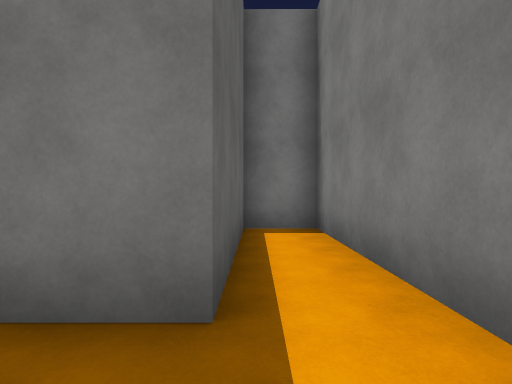
view 1 (above)

13 first-person views from a walk through a Unity game level. The camera is 1.5 m above the floor, looks level and sees 80° across. The floor is counted in squares, 2 m on a side. Each view is taken from the middle of a square. On the plan, view 1 faces up. The plan holds only what a view shows up to about 10 squares ahead; the rest is blank. Surface patterns are stand-ins for the level's own textures.

view 2
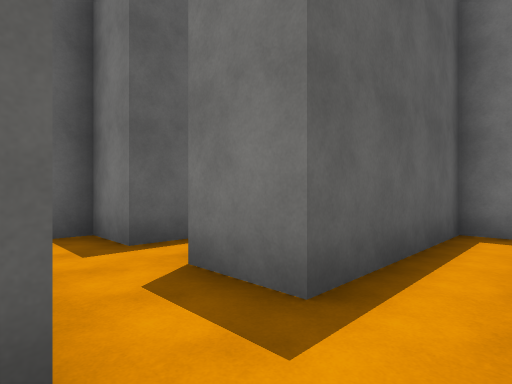

view 3
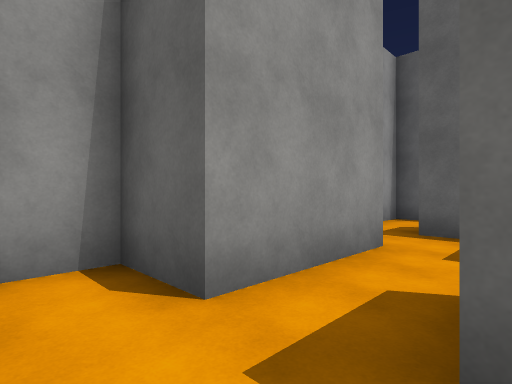

view 4
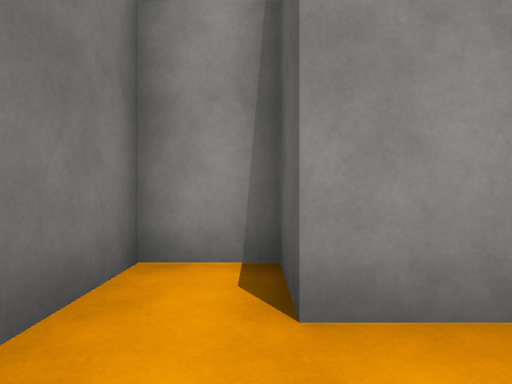

view 5
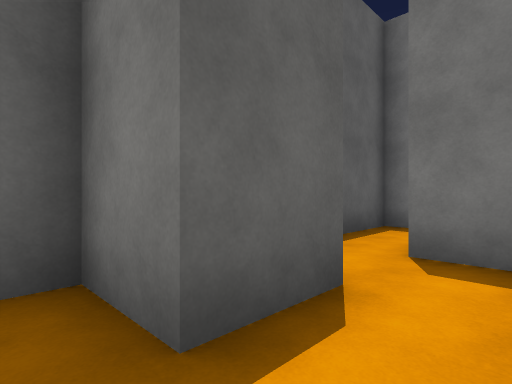

view 6
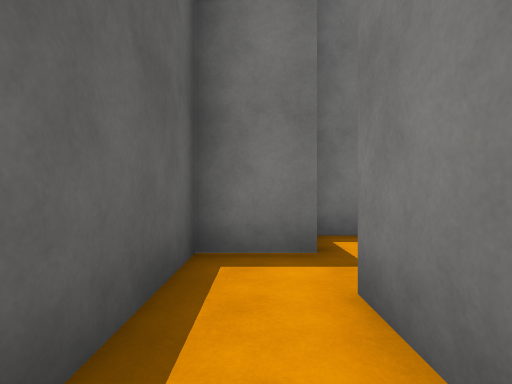

view 7
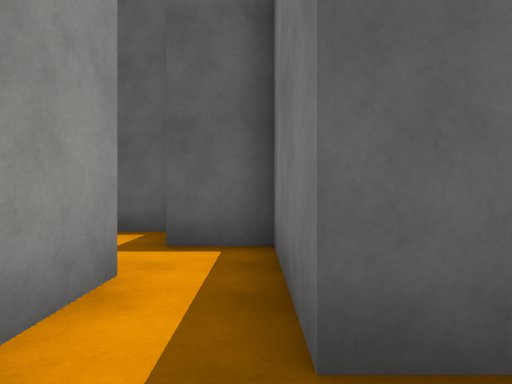

view 8
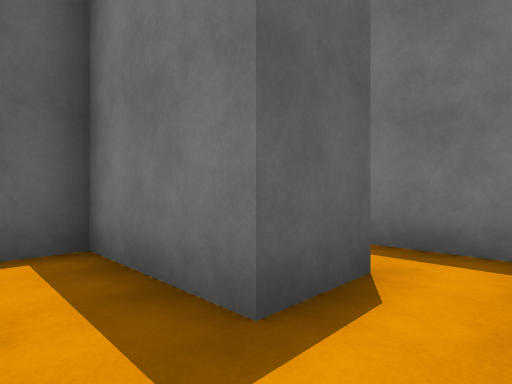

view 9
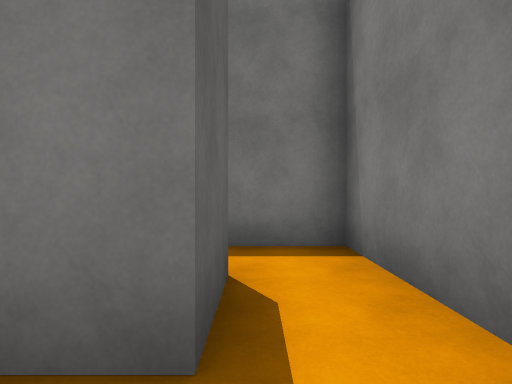

view 10
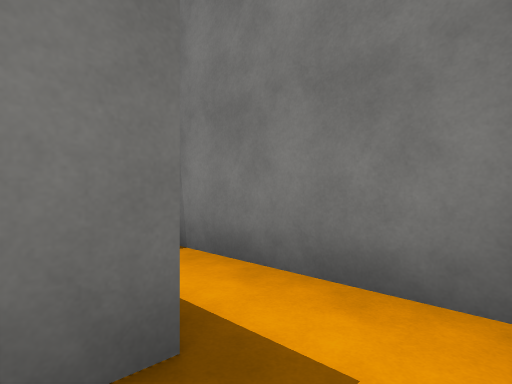

view 11
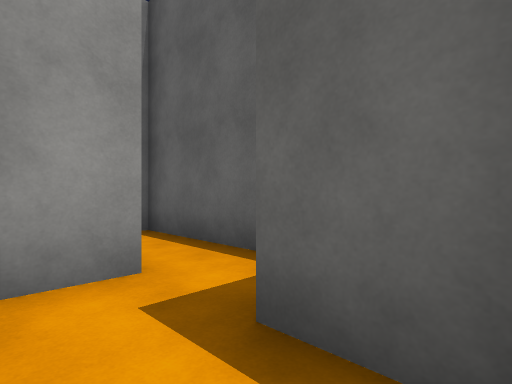

view 12
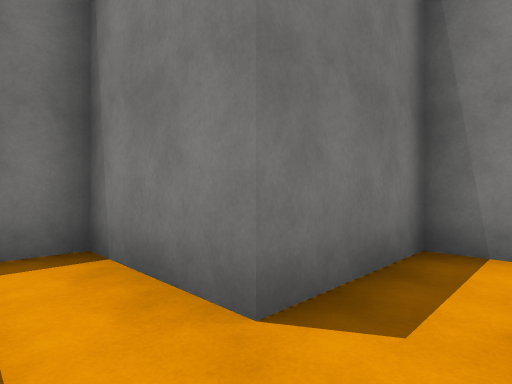

view 13
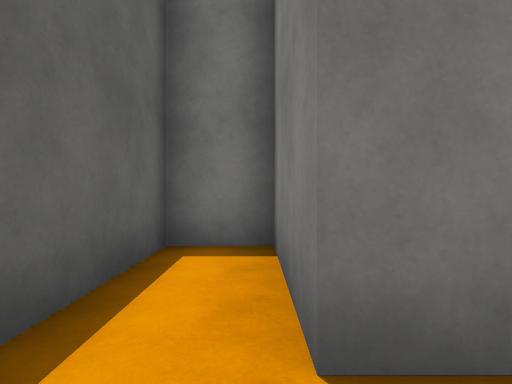

### Floor plan
Ten units are one square. View 1 is at (0, 0); x grows to the right and y downward. Boxes are objects, and circles mark ways between rooms. Rooms are numbered by the first view taken in them; rooms with no view inside come last. Other rooms are left out.
<svg viewBox="-52 -157 70 174">
<path fill="none" stroke="#000" d="M-15 -3 -2 -3 -2 12 13 12 13 -63 -2 -63 -2 -18 -18 -18M-32 -32 -32 -18M-22 -48 -32 -48 -32 -63M-32 -3 -15 -3M-47 -66 -47 -32M-18 -78 -4 -78M13 -81 13 -105M-32 -63 -21 -63M-2 -108 -2 -93 -32 -93 -32 -78 -47 -78 -47 -66M-17 -122 -17 -152 -32 -152 -32 -124M13 -105 13 -122 -17 -122"/>
<circle cx="-10" cy="-10" r="3" fill="#2a7"/>
<circle cx="-40" cy="-55" r="3" fill="#2a7"/>
<circle cx="5" cy="-100" r="3" fill="#2a7"/>
<circle cx="-10" cy="-115" r="3" fill="#2a7"/>
<text x="0" y="-20">1</text>
<text x="-30" y="-30">2</text>
<text x="-10" y="-80">3</text>
<text x="-30" y="-130">4</text>
<text x="0" y="-120">5</text>
</svg>
Room 1 opens to room 2. Room 2 opens to room 3. Room 3 opens to room 5. Room 4 opens to room 5.

Where each view was taken, in squares from view 1:
view 1: 0 up, 0 right, facing up
view 2: 0 up, 1 right, facing up-left
view 3: 2 up, 1 right, facing down-left
view 4: 2 up, 0 right, facing down
view 5: 1 up, 2 left, facing up-left
view 6: 4 up, 4 left, facing up
view 7: 9 up, 1 right, facing left
view 8: 8 up, 1 right, facing up-left
view 9: 8 up, 0 right, facing up
view 10: 8 up, 1 left, facing up-right
view 11: 9 up, 2 left, facing down-left
view 12: 11 up, 3 left, facing up-right
view 13: 11 up, 2 left, facing up
